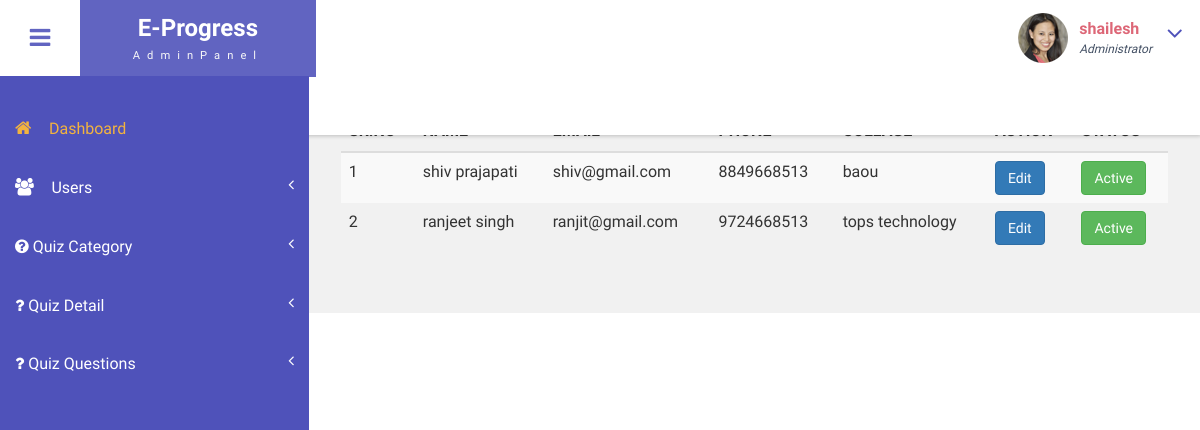
The app's page /showall (signed in), older data.
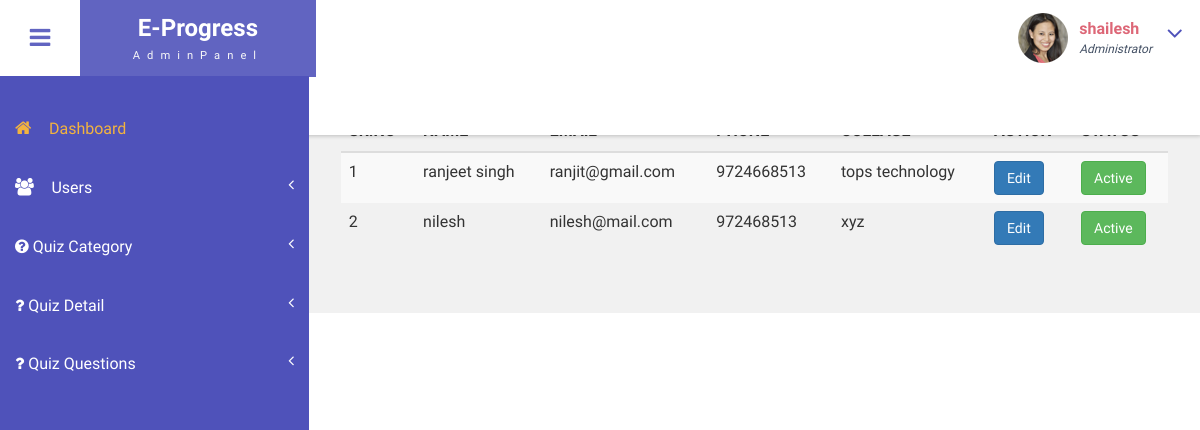
The same page, newer data.
### tables this page shows
CREATE TABLE `users` (
  `id` int(11) NOT NULL,
  `name` varchar(255) NOT NULL,
  `gender` varchar(10) NOT NULL,
  `email` varchar(255) NOT NULL,
  `college` varchar(255) NOT NULL,
  `mob` varchar(50) NOT NULL,
  `password` varchar(255) NOT NULL,
  `roll_id` int(11) NOT NULL DEFAULT 2,
  `create at` timestamp NULL DEFAULT current_timestamp(),
  `update at` timestamp NULL DEFAULT current_timestamp(),
  `is_deleted` tinyint(1) NOT NULL DEFAULT 0
);

### index.php (called while the page is built)
<?php
require_once("Controller/Controller.php");
?>

### Model/Model.php (called while the page is built, shortened)
<?php
class Model
{
    function __construct(protected $connection = null)
    {
        try {
            $this->connection = new mysqli("localhost", "root", "", "project_oes");
        } catch (\Exception $e) {
            $ErrorMsg = PHP_EOL . "Error Date Time >>> " . date('d-m-Y h:i:s A') . PHP_EOL . "Error Msg >>> " . $e->getMessage() . PHP_EOL;
            if (!file_exists('log')) {
                mkdir("log");
            }
            $FileName = date('d_m_Y');
            file_put_contents("log/" . $FileName . "_log.txt", $ErrorMsg, FILE_APPEND);
        }
    }
    function Select($tbl, $where = null)
    {
        $SQL = " SELECT * FROM $tbl";
        if ($where != null || $where != "") {
            $SQL .= " WHERE";
            foreach ($where as $key => $value) {
                $SQL .= " $key = '$value' AND";
            }
            $SQL = rtrim($SQL, "AND");
        }
        $SQLEx = $this->connection->query($SQL);
        if ($SQLEx->num_rows > 0) {
            while ($data = $SQLEx->fetch_object()) {
                $FetchData[] = $data;
            }
            $Responce['Code'] = "1";
            $Responce['Msg'] = "Msg";
            $Responce['Data'] = $FetchData;
        } else {
            $Responce['Code'] = "0";
            $Responce['Msg'] = "Try Again";
            $Responce['Data'] = "0";
        }
        return $Responce;
    }
}
?>

### View/Admin/showall.php (the view, shortened to what this page needs)
<div id="page-wrapper">
    <div class="main-page">
        <table class="table table-striped table-dark">
            <thead>
                <tr>
                    <th>SR.NO</th>
                    <th>NAME</th>
                    <th>EMAIL</th>
                    <th>PHONE</th>
                    <th>COLLAGE</th>
                    <th>ACTION</th>
                    <th>STATUS</th>
                </tr>
            </thead>
            <tbody>
                <?php
                if (!empty($Showall['Data'])) {
                    $i = 0;
                    foreach ($Showall['Data'] as $key => $value) {
                        $i++; ?>
                        <tr>
                            <td><?php echo $i; ?></td>
                            <td><?php echo $value->name; ?></td>
                            <td><?php echo $value->email; ?></td>
                            <td><?php echo $value->mob; ?></td>
                            <td><?php echo $value->college; ?></td>
                            <td>
                                <a href="edit?id=<?php echo $value->id; ?>" class="btn btn-primary">Edit</a> &nbsp;
                            </td>
                            <td>
                                <?php if ($value->is_deleted == 0) { ?>
                                    <a href="status?id=<?php echo $value->id; ?>&is_deleted=0" class="btn btn-success">Active</a>
                                <?php  } else { ?>
                                    <a href="status?id=<?php echo $value->id; ?>&is_deleted=1" class="btn btn-danger">Inactive</a>
                                <?php  } ?>
                            </td>
                        </tr>
                    <?php }
                } else { ?>
                    <tr>
                        <td colspan="6" class="text-center">NO DATA FOUND </td>
                    </tr>
                <?php  }
                ?>
            </tbody>
        </table>
    </div>
</div>

Row changes from the older to the newer data that the page shows:
removed users: name "shiv prajapati", email "shiv@gmail.com", mob "8849668513", college "baou"
added users: name "nilesh", email "nilesh@mail.com", mob "972468513", college "xyz"
